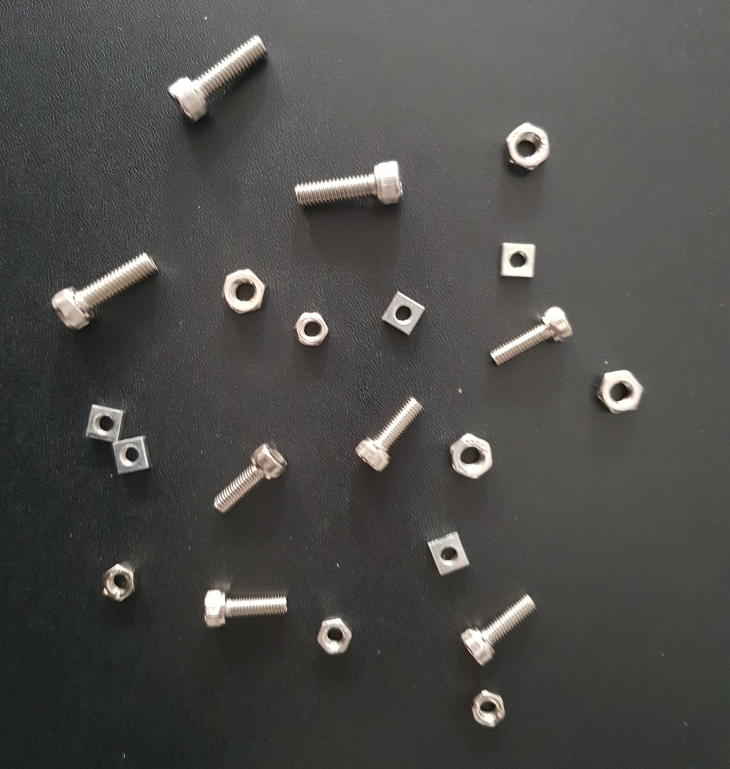
//> input picture Images/Lab_GrayScale_TestImage.jpg, 1459 x 1537 px (shown at 1/2 size)
$ ./DLIP_LAB1_21800773_Hanminung   (built with g++ and OpenCV 4)
//> lines starting //> are read from the running program, lines starting //| are printed output that depends on the picture; after the words box and inside, x2 and y2 are one past the last pixel; in counts of white or black regions, pixels touching at a corner belong together
### Lab/LAB1_GrayscaleSegmentation/myFunc.h
#pragma once
#define _CRT_SECURE_NO_WARNGINS

#include <iostream>
#include <opencv2/opencv.hpp>
#include <opencv2/highgui/highgui.hpp>
#include <opencv2/imgproc/imgproc.hpp>

using namespace cv;
using namespace std;

// Function Definition
void checkLoad(Mat src);

void plotHist(Mat src, string plotname, int width, int height);

### Lab/LAB1_GrayscaleSegmentation/myFunc.cpp
#pragma once

#include "myFunc.h"

// Function Definition

void checkLoad(Mat src) {

	if (src.empty()) {

		cout << "File Read Failed : src is empty" << endl;
		waitKey(0);
	}
}


// [29 lines left out: function plotHist, not called in this run]

### Lab/LAB1_GrayscaleSegmentation/DLIP_LAB1_21800773_Hanminung.cpp
#include "myFunc.h"

#define kernelSize				5

#define threshVal				118
#define maxBinaryVal			255
#define threshType				0

#define FORLOOP(i, Final)		for(int i = 0; i < Final ; i++)

#define M6BOLT					0
#define M5BOLT					1
#define M6HEXNUT				2
#define M5HEXNUT				3
#define M5RECTNUT				4

int classType = 0;

Mat src, dst, srcGray, dstBlur, dstThresh, dstMorph, dstContour;
Mat preProcess;

Scalar color1(255, 74, 200);		// M5_RECT_NUT : PURPLE
Scalar color2(200, 74, 255);		// M5_HEX_NUT : PINK
Scalar color3(255, 100, 0);			// M6_HEX_NUT : BLUE
Scalar color4(0, 255, 0);			// M5_BOLT : GREEN
Scalar color5(0, 0, 255);			// M6_BOLT : RED

// Initialization of # of each component
int Bolt_M5 = 0;
int Bolt_M6 = 0;
int M6_HEXA_NUT = 0;
int M5_SQUARE_NUT = 0;
int M5_HEXA_NUT = 0;


vector<vector<Point>> contours;
vector<Vec4i> hierarchy;
std::vector<std::vector<Point>> M6_BOLT;
std::vector<std::vector<Point>> M5_BOLT;
std::vector<std::vector<Point>> M5_HEX_NUT;
std::vector<std::vector<Point>> M6_HEX_NUT;
std::vector<std::vector<Point>> M5_RECT_NUT;


// Global variables for Morphology
int element_shape = MORPH_RECT;
int n = 3;
Mat element = getStructuringElement(element_shape, Size(n, n));\


void preProcessing(Mat src);
void visualizing(int Idx,int Type);
int detType(int len);

void main() {

	src = imread("Lab_GrayScale_TestImage.jpg", IMREAD_COLOR);
//> src is the input picture: 1537 rows x 1459 cols, CV_8UC3; mean B, G, R 73.6, 76.7, 77.3

	// Check image loading
	checkLoad(src);

	// image preprocessing
	preProcessing(src);
//> in preProcessing, `threshold(dstBlur, dstThresh, threshVal, maxBinaryVal, threshType);`:
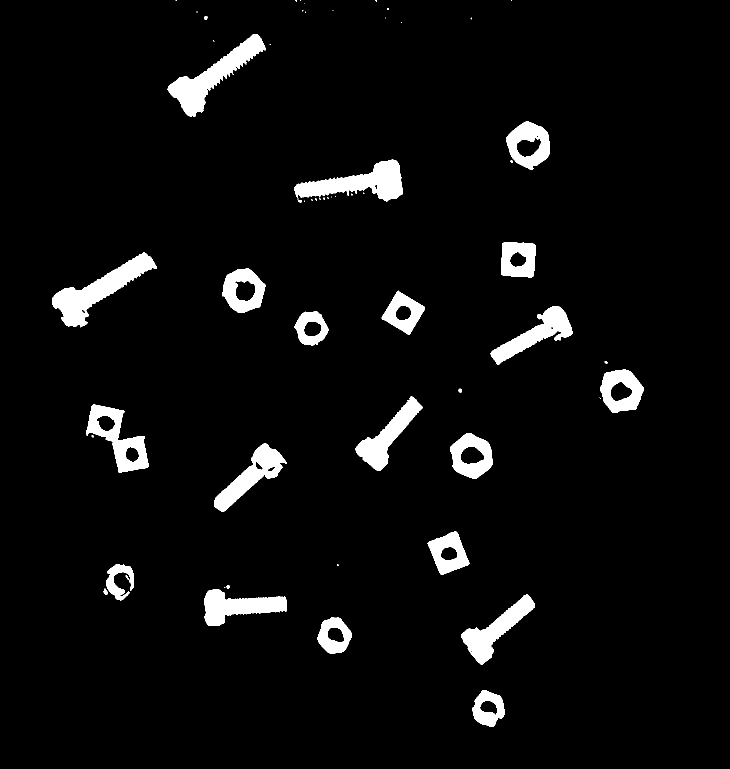
//> dstThresh: 1537 rows x 1459 cols, CV_8UC1 (shown at 1/2 size); 4.7% white; 59 white regions (31 under 20 px), largest, box (x1, y1, x2, y2) and area: (104, 505, 314, 655) 9720, (335, 68, 532, 234) 9217, (588, 319, 806, 403) 8565
//> in preProcessing, `dilate(dstThresh, dstMorph, element);`:
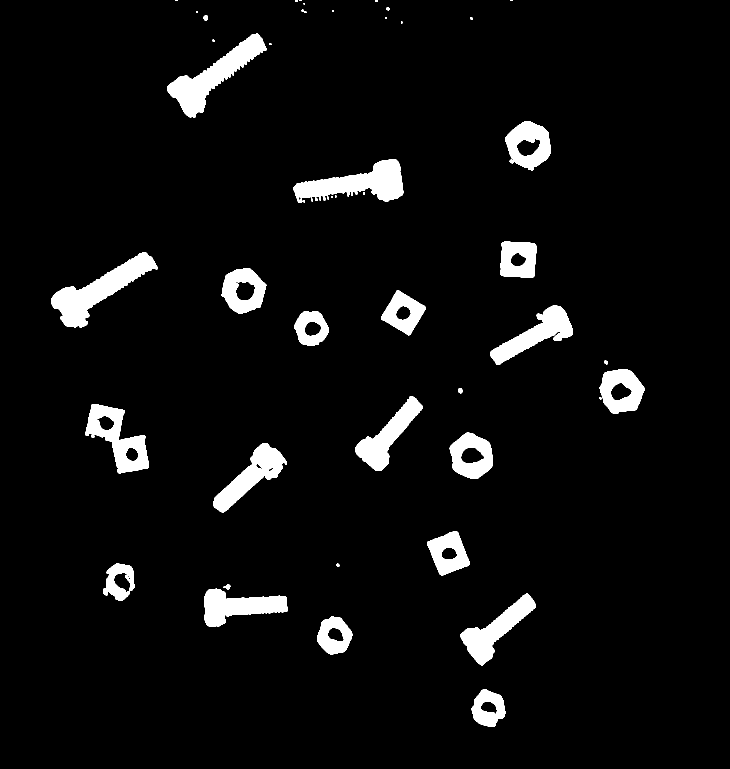
//> dstMorph: 1537 rows x 1459 cols, CV_8UC1 (shown at 1/2 size); 5.3% white; 51 white regions (16 under 20 px), largest, box (x1, y1, x2, y2) and area: (103, 504, 315, 656) 10569, (334, 67, 533, 235) 10112, (587, 318, 807, 406) 9521
//> in preProcessing, `dilate(dstThresh, dstMorph, element);`: element = [[1, 1, 1], [1, 1, 1], [1, 1, 1]]
//> in preProcessing, `dilate(dstMorph, dstMorph, element, Point(-1, -1), 2);`:
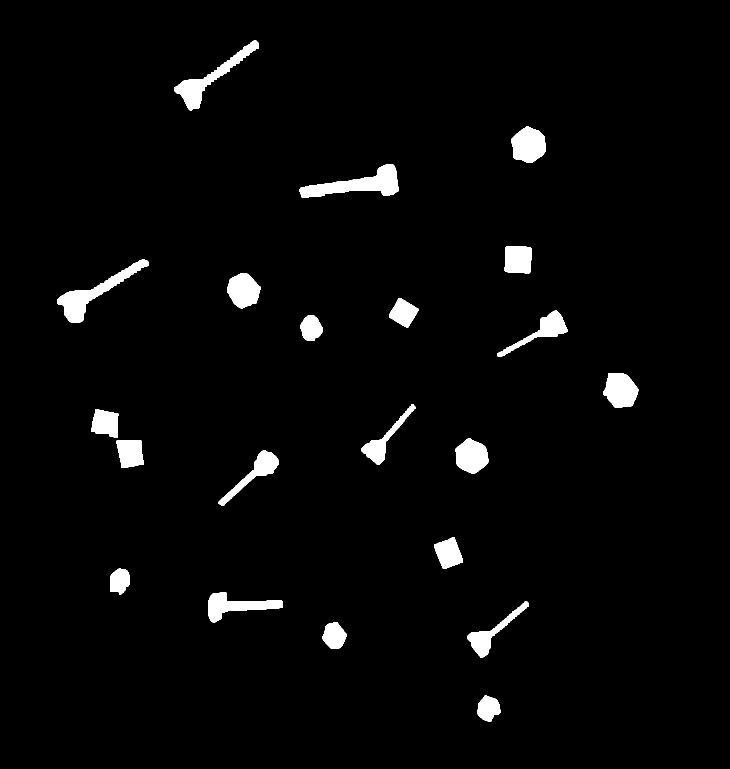
//> dstMorph: 1537 rows x 1459 cols, CV_8UC1 (shown at 1/2 size); 2.9% white; 21 white regions

	//finding contour
	findContours(dstMorph, contours, hierarchy, RETR_TREE, CHAIN_APPROX_SIMPLE);
//> contours = 21 contours; largest, box (x1, y1, x2, y2) and area: (599, 329, 797, 395) 5568, (114, 518, 298, 646) 5076, (348, 81, 518, 221) 4486, (1022, 253, 1092, 326) 3684, (416, 1185, 566, 1245) 3590

	for (int i = 0; i < contours.size(); i++) {

		double len = arcLength(contours[i], true);

		Moments mu = moments(contours[i], false);
		Point centroid = Point(mu.m10 / mu.m00 + 30, mu.m01 / mu.m00 - 50);

		// Determine type
		classType = detType(len);

		// Drawing contours
		visualizing(i, classType);

	}
//> this loop made 21 passes
//> (len, centroid, classType, BoundingBox in visualizing, centroid in visualizing) on passes 1 to 9: (161.5, Point(1006, 1366), 3, Rect(955, 1391, 46, 52), Point(926, 1336)), (163.9, Point(698, 1221), 3, Rect(645, 1244, 49, 54), Point(618, 1191)), (389.7, Point(1011, 1216), 1, Rect(934, 1203, 124, 113), Point(931, 1186)), (396, Point(501, 1161), 1, Rect(416, 1185, 150, 60), Point(421, 1131)), (157.2, Point(269, 1111), 3, Rect(220, 1137, 40, 52), Point(189, 1081)), (203.1, Point(926, 1056), 4, Rect(868, 1074, 58, 64), Point(846, 1026)), (364.5, Point(539, 895), 1, Rect(437, 900, 121, 111), Point(459, 865)), (203.1, Point(290, 855), 4, Rect(233, 881, 55, 55), Point(210, 825)), (220.8, Point(972, 862), 2, Rect(911, 877, 66, 71), Point(892, 832))
//> pass 1, in visualizing, `putText(src, "M5 Hexa Nut", centroid, FONT_HERSHEY_SIMPLEX, 1, color5,..`:
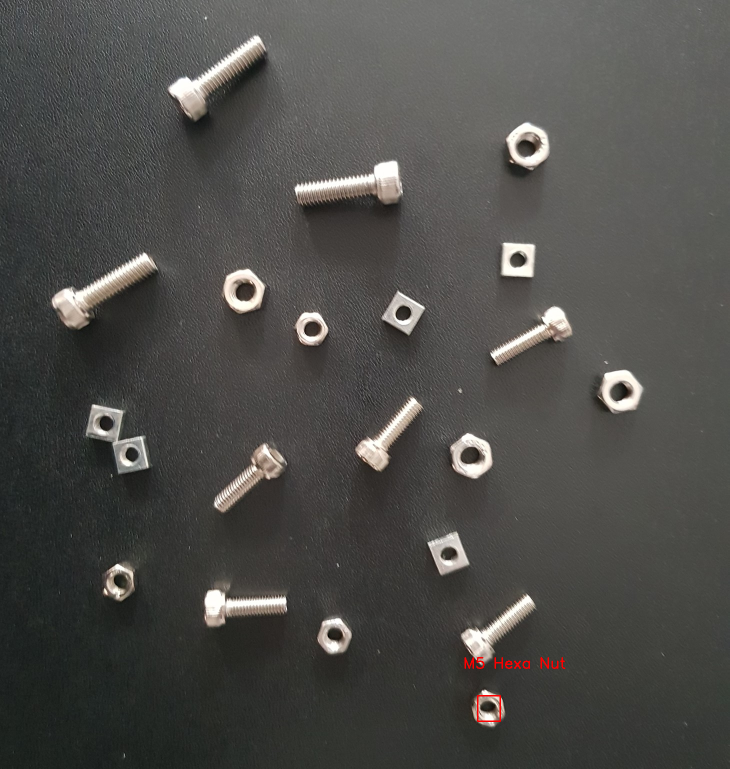
//> src: 1537 rows x 1459 cols, CV_8UC3 (shown at 1/2 size); 0.09% of pixels changed, all inside (x1, y1, x2, y2) = (929, 1314, 1131, 1444)
//> pass 2, in visualizing (call 2), `putText(src, "M5 Hexa Nut", centroid, FONT_HERSHEY_SIMPLEX, 1, color5,..`:
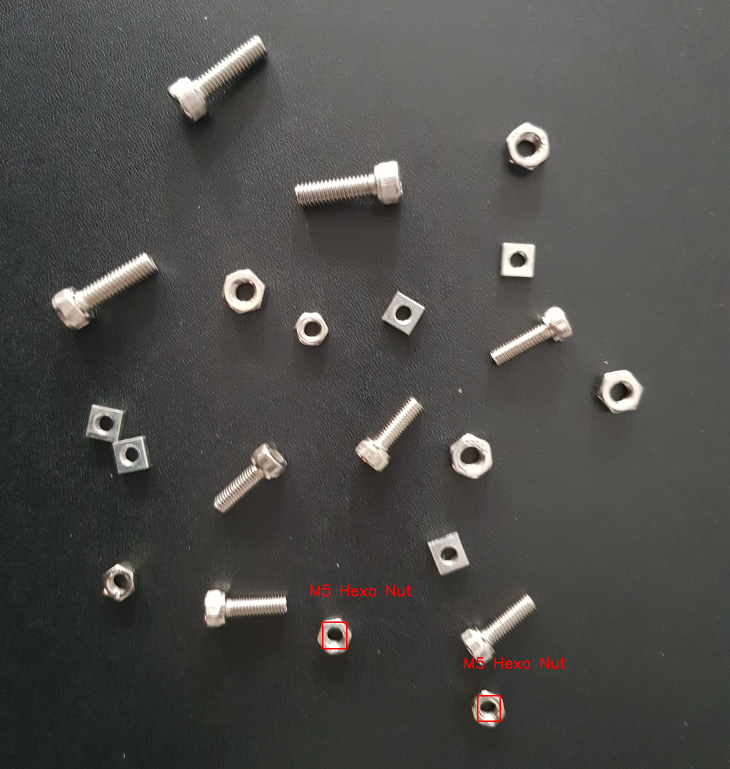
//> src: 1537 rows x 1459 cols, CV_8UC3 (shown at 1/2 size); 0.09% of pixels changed, all inside (x1, y1, x2, y2) = (621, 1169, 823, 1299)
//> pass 3, in visualizing (call 3), `putText(src, "M5 BOLT", centroid, FONT_HERSHEY_SIMPLEX, 1, color2, 2);`:
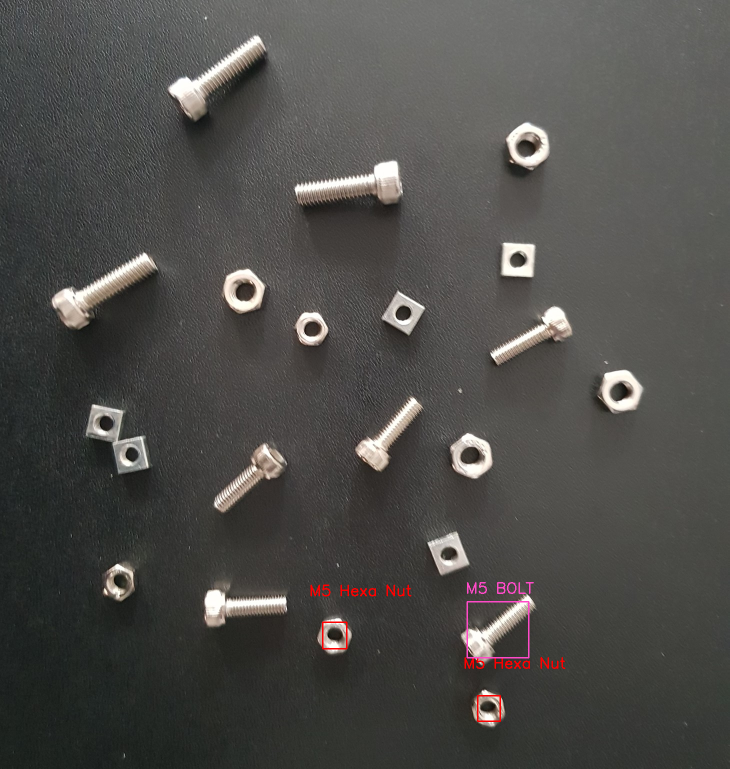
//> src: 1537 rows x 1459 cols, CV_8UC3 (shown at 1/2 size); 0.11% of pixels changed, all inside (x1, y1, x2, y2) = (933, 1164, 1068, 1317)

	int totalNum = Bolt_M5 + Bolt_M6 + M5_HEXA_NUT + M6_HEXA_NUT + M5_SQUARE_NUT;
//> totalNum = 21

	std::cout << "# of Total Components = "<< totalNum << "\n" << std::endl;
//| # of Total Components = 21
	std::cout << "# of M5_BOLT = " << Bolt_M5 << std::endl;
//| # of M5_BOLT = 5
	std::cout << "# of M6_BOLT = " << Bolt_M6 << std::endl;
//| # of M6_BOLT = 3
	std::cout << "# of M5_HEX_NUT = " << M5_HEXA_NUT << std::endl;
//| # of M5_HEX_NUT = 4
	std::cout << "# of M6_HEX_NUT = " << M6_HEXA_NUT << std::endl;
//| # of M6_HEX_NUT = 4
	std::cout << "# of M5_RECT_NUT = " << M5_SQUARE_NUT << std::endl;
//| # of M5_RECT_NUT = 5


	namedWindow("Contoured image", WINDOW_FREERATIO);
	imshow("Contoured image", src);
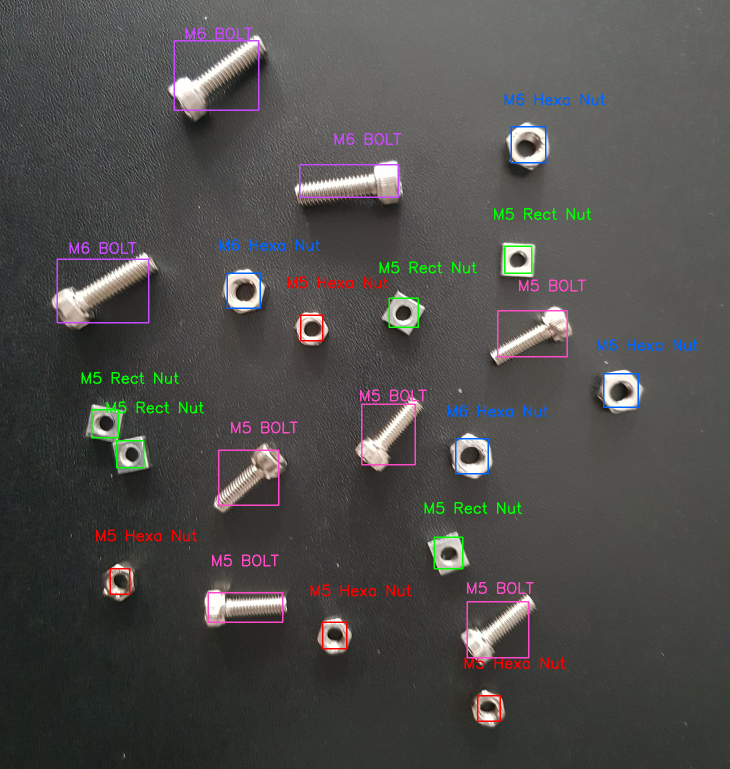
//> window 'Contoured image': 1537 rows x 1459 cols, CV_8UC3 (shown at 1/2 size); mean B, G, R 74.6, 76.8, 78.1

	waitKey(0);

}


void preProcessing(Mat src) {

	// gray scale
	cvtColor(src, srcGray, CV_BGR2GRAY);

	// Median blur with kernel size 5
	medianBlur(srcGray, dstBlur, kernelSize);

	// Threshold process
	threshold(dstBlur, dstThresh, threshVal, maxBinaryVal, threshType);

	// Morphology process
	dilate(dstThresh, dstMorph, element);

	dilate(dstMorph, dstMorph, element, Point(-1,-1), 13);
	erode(dstMorph, dstMorph, element, Point(-1,-1), 23);
	dilate(dstMorph, dstMorph, element, Point(-1, -1), 2);

}


int detType(int len) {

	if (len > 450)						classType = M6BOLT;
	if (len < 450 && len > 330)			classType = M5BOLT;
	if (len > 210 && len < 250)			classType = M6HEXNUT;
	if (len > 180 && len < 210)			classType = M5RECTNUT;
	if (len > 100 && len < 180)			classType = M5HEXNUT;

	return classType;
}


void visualizing(int Idx, int Type) {

	if (classType == M6BOLT) {

		cv::Rect BoundingBox = cv::boundingRect(contours[Idx]);
		cv::rectangle(src, BoundingBox, color1, 2);
		Moments mu = moments(contours[Idx], false);
		Point centroid = Point(mu.m10 / mu.m00 - 50, mu.m01 / mu.m00 - 80);
		putText(src, "M6 BOLT", centroid, FONT_HERSHEY_SIMPLEX, 1, color1, 2);

		Bolt_M6++;
	}


	if (classType == M5BOLT) {

		cv::Rect BoundingBox = cv::boundingRect(contours[Idx]);
		cv::rectangle(src, BoundingBox, color2, 2);
		Moments mu = moments(contours[Idx], false);
		Point centroid = Point(mu.m10 / mu.m00 - 50, mu.m01 / mu.m00 - 80);
		putText(src, "M5 BOLT", centroid, FONT_HERSHEY_SIMPLEX, 1, color2, 2);

		Bolt_M5++;
	}


	if (classType == M6HEXNUT) {

		cv::Rect BoundingBox = cv::boundingRect(contours[Idx]);
		cv::rectangle(src, BoundingBox, color3, 2);
		Moments mu = moments(contours[Idx], false);
		Point centroid = Point(mu.m10 / mu.m00 - 50, mu.m01 / mu.m00 - 80);
		putText(src, "M6 Hexa Nut", centroid, FONT_HERSHEY_SIMPLEX, 1, color3, 2);

		M6_HEXA_NUT++;
	}


	if (classType == M5RECTNUT) {

		cv::Rect BoundingBox = cv::boundingRect(contours[Idx]);
		cv::rectangle(src, BoundingBox, color4, 2);
		Moments mu = moments(contours[Idx], false);
		Point centroid = Point(mu.m10 / mu.m00 - 50, mu.m01 / mu.m00 - 80);
		putText(src, "M5 Rect Nut", centroid, FONT_HERSHEY_SIMPLEX, 1, color4, 2);

		M5_SQUARE_NUT++;
	}

	if (classType == M5HEXNUT) {

		cv::Rect BoundingBox = cv::boundingRect(contours[Idx]);
		cv::rectangle(src, BoundingBox, color5, 2);
		Moments mu = moments(contours[Idx], false);
		Point centroid = Point(mu.m10 / mu.m00 - 50, mu.m01 / mu.m00 - 80);
		putText(src, "M5 Hexa Nut", centroid, FONT_HERSHEY_SIMPLEX, 1, color5, 2);

		M5_HEXA_NUT++;
	}
}
